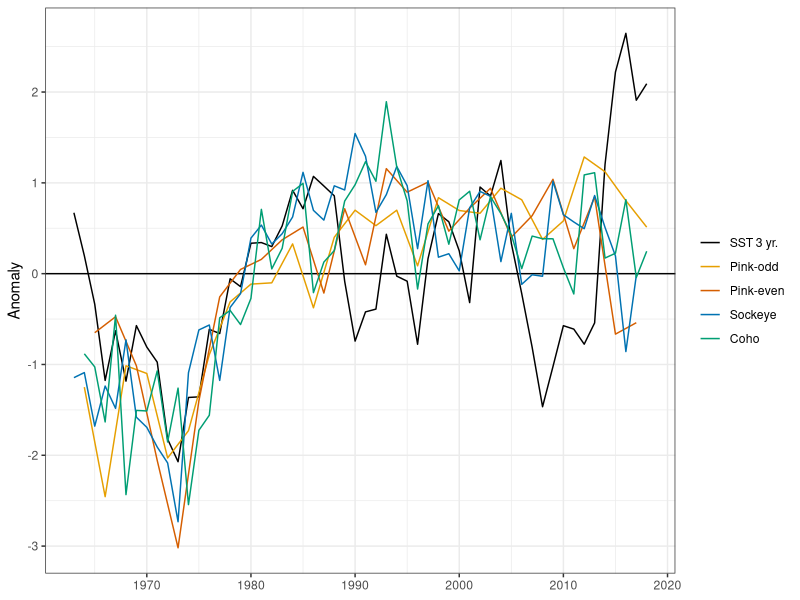
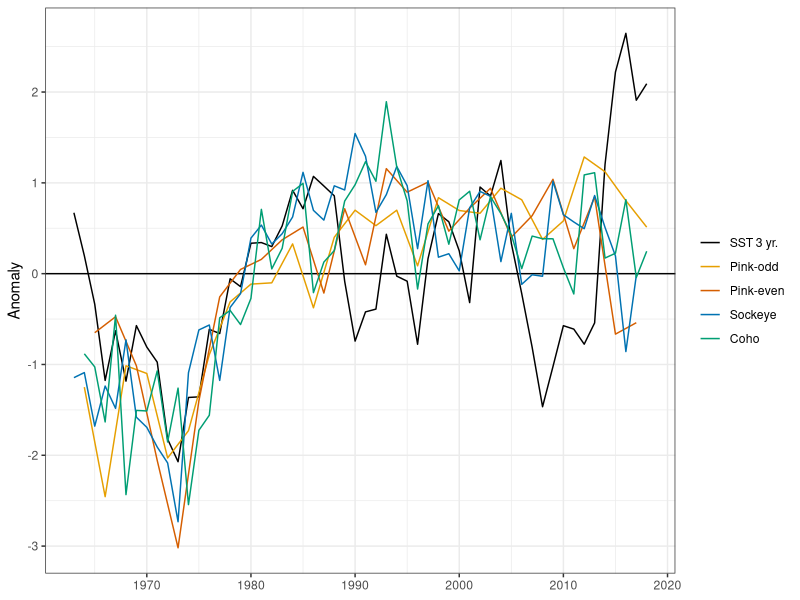
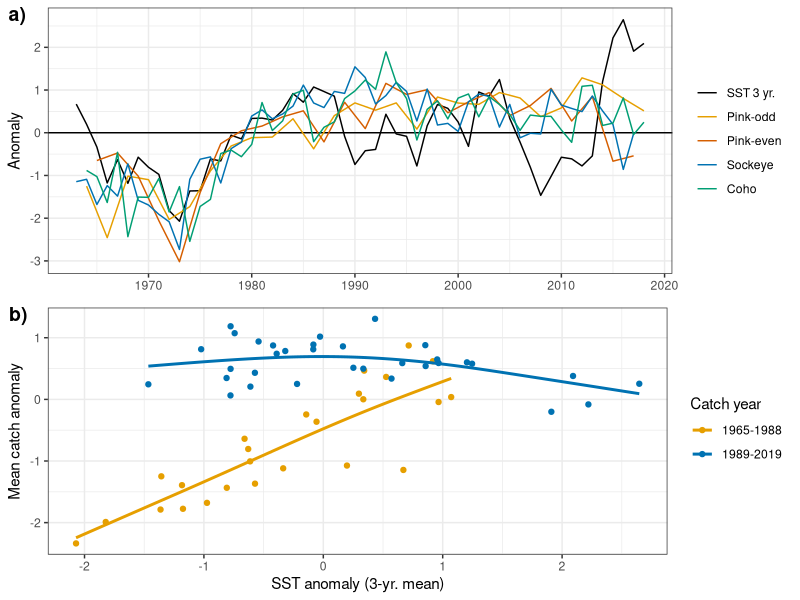

These charts were generated, in order, by the following R code:
library(tidyverse)
theme_set(theme_bw())

# NOTE THAT THESE YEARS ARE ALREADY LAGGED TO ENTRY YEAR
# raw.dat <- read.csv("salmon.and.covariate.data.csv")
raw.dat <- read.csv("data/salmon.and.SWFSC.PDO.csv")

# re-lagging to catch year to make this consistent across spp. -
# we will use catch year to distinguish among eras...
raw.dat$catch.year <- ifelse(raw.dat$species=="Sockeye", raw.dat$Year+2, raw.dat$Year+1)

raw.dat[["era"]] <- ifelse(raw.dat$catch.year <= 1988, "era1",
                           ifelse(raw.dat$catch.year %in% 1989:2013, "era2", "era3"))

cb <- c("#000000", "#E69F00", "#56B4E9", "#009E73",
        "#F0E442", "#0072B2", "#D55E00", "#CC79A7")


# make a first panel of SST3 and catch for each spp. group, plotted against entry year

temp <- raw.dat %>%
  select(Year, SST3, species, catch, era) %>%
  pivot_wider(names_from = species, values_from = catch) %>%
  mutate(SST3=scale(SST3)) %>%
  pivot_longer(cols=c(-Year, -era))


temp <- na.omit(temp)

change <- temp$name=="SST3"
temp$name[change] <- "SST 3 yr."

temp$order <- ifelse(temp$name=="SST 3 yr.", 1,
                     ifelse(temp$name=="Pink-odd", 2,
                            ifelse(temp$name=="Pink-even", 3,
                                   ifelse(temp$name=="Sockeye", 4, 5))))
temp$name <- reorder(temp$name, temp$order)

panel.1<- ggplot(temp, aes(Year, value, color=name)) +
  geom_hline(yintercept = 0) +
  geom_line() +
  theme(axis.title.x = element_blank(), legend.title = element_blank()) +
  scale_color_manual(values=cb[c(1,2,7,6,4)]) +
  ylab("Anomaly") +
  scale_x_continuous(breaks=seq(1970,2020,10))

panel.1

ggsave("figs/SI - winter sst and catch time series.png", width=6, height=4, units="in")

temp2 <- temp %>%
  select(-order) %>%
  pivot_wider(names_from = name, values_from = value) 

temp2$mean.catch = apply(temp2[,4:7], 1, mean, na.rm = T)

temp2 <- temp2 %>%
  select(era, `SST 3 yr.`, mean.catch)

names(temp2)[2] <- "SST"


temp2$catch.year <- ifelse(temp2$era=="era1", "1965-1988",
                           ifelse(temp2$era=="era2", "1989-2013", "2014-2019"))

temp2$catch.year <- ifelse(temp2$era=="era1", "1965-1988", "1989-2019")

panel.2 <- ggplot(temp2, aes(SST, mean.catch, color=catch.year)) +
  geom_point() +
  geom_smooth(method="gam", se=F) +
  ylab("Mean catch anomaly") +
  xlab("SST anomaly (3-yr. mean)") +
  labs(color = "Catch year") +
  scale_color_manual(values=cb[c(2,6)])

png("figs/SI fig - two panel SST-catch.png", 6, 6, units='in', res=300)
ggpubr::ggarrange(panel.1, panel.2, ncol=1, nrow=2, labels=c("a)", "b)"))
dev.off()  
